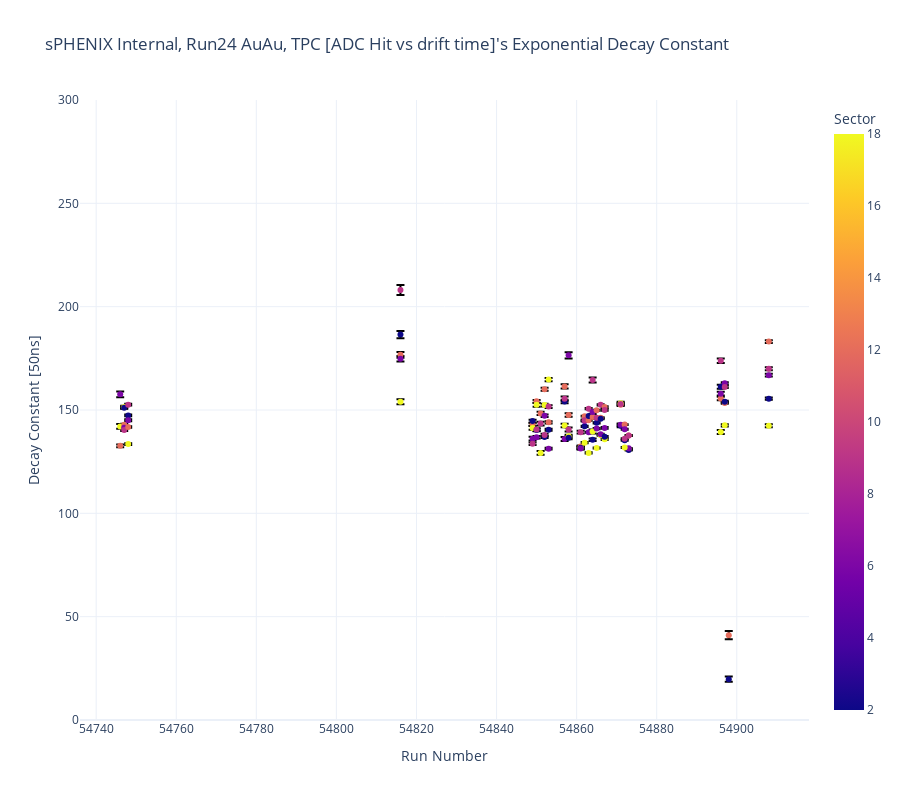

The notebook cell saved with this chart:
### Code cell
fig = px.scatter(df, x="Run Number", y="Decay Constant [50ns]", error_y="Decay Constant Error", 
                 color="Sector", labels={"Sector": "Sector"},
                 title="sPHENIX Internal, Run24 AuAu, TPC [ADC Hit vs drift time]'s Exponential Decay Constant"
                 , height=800)
fig.update_xaxes(tickformat="d")
fig.update_layout(yaxis=dict(range=[0, 300]))

fig.show()
